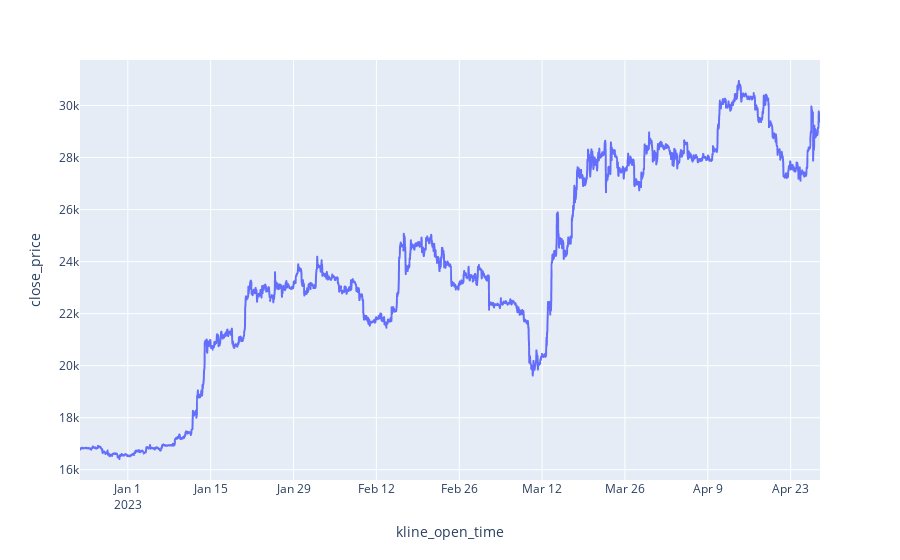

Write notebook code for a chart like this one.
### Code cell
fig = px.line(res, x="kline_open_time", y="close_price")
fig.show()

### Figure 1 — Plotly figure (JSON) as saved in the notebook; plotly's stock layout.template omitted (floating-point values rounded to 4 significant figures; data arrays with more than 128 entries replaced by an {"elided": "..."} marker saying what was removed)
{"data": [{"hovertemplate": "kline_open_time=%{x}<br>close_price=%{y}<extra></extra>", "legendgroup": "", "line": {"color": "#636efa", "dash": "solid"}, "marker": {"symbol": "circle"}, "mode": "lines", "name": "", "showlegend": false, "type": "scattergl", "x": {"elided": "3000 str values"}, "xaxis": "x", "y": {"elided": "3000 float values"}, "yaxis": "y"}], "layout": {"legend": {"tracegroupgap": 0}, "margin": {"t": 60}, "xaxis": {"anchor": "y", "domain": [0, 1], "title": {"text": "kline_open_time"}}, "yaxis": {"anchor": "x", "domain": [0, 1], "title": {"text": "close_price"}}}}
